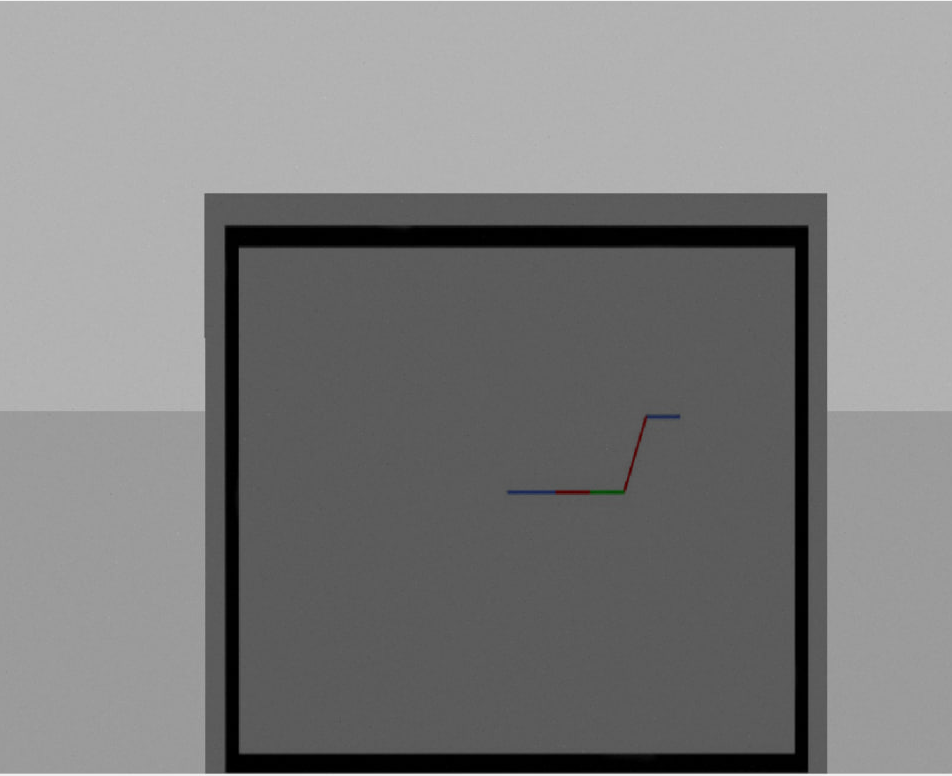
#> input picture src/camsub/camsub/trasa.png, 952 x 776 px
$ python -i line.py   (imports and definitions only)
#> lines starting #> are read from the running program, lines starting #| are printed output that depends on the picture; after the words box and inside, x2 and y2 are one past the last pixel; in counts of white or black regions, pixels touching at a corner belong together
#> further down, picture is the input picture: shape (776, 952, 3); mean B, G, R 127.5, 127.5, 127.5
import math
import cv2
import numpy as np


class Line3D:
    def __init__(self, x1=0, y1=0, z=0, x2=0, y2=0, color = None):
        self.x1 = x1
        self.y1 = y1
        self.z = z
        self.x2 = x2
        self.y2 = y2
        self.color = color

    def set_coordinates(self, x1, y1, z, x2, y2):
        self.x1 = x1
        self.y1 = y1
        self.z = z
        self.x2 = x2
        self.y2 = y2

    def get_coordinates(self):
        return (self.x1, self.y1, self.z), (self.x2, self.y2, self.z), self.color

    def calculate_length(self):
        length = math.sqrt((self.x2 - self.x1)**2 + (self.y2 - self.y1)**2)
        return length

    def calculate_world(self, width, height):
        room_width = 4.5
        room_height = 6.3
        x_factor = room_width/width
        y_factor = room_height/height
        # print(x_factor, y_factor)
        self.x1_w = round(self.x1 * x_factor, 2)
        self.x2_w = round(self.x2 * x_factor, 2)
        self.y1_w = round(self.y1 * y_factor, 2)
        self.y2_w = round(self.y2 * y_factor, 2)


def find_close_points(lines, proximity_threshold):
    close_points = {}

    for i, line in enumerate(lines):
        close_points[i] = []
        points1, points2 = line.get_coordinates()

        for j, other_line in enumerate(lines):
            if i != j:
                other_points1, other_points2 = other_line.get_coordinates()
                for point1 in points1:
                    for other_point1 in other_points1:
                        distance = math.sqrt((point1[0] - other_point1[0])**2 + (point1[1] - other_point1[1])**2 + (point1[2] - other_point1[2])**2)
                        if distance < proximity_threshold:
                            close_points[i].append(j)
                            break
                    if close_points[i]:
                        break

                for point2 in points2:
                    for other_point2 in other_points2:
                        distance = math.sqrt((point2[0] - other_point2[0])**2 + (point2[1] - other_point2[1])**2 + (point2[2] - other_point2[2])**2)
                        if distance < proximity_threshold:
                            close_points[i].append(j)
                            break
                    if close_points[i]:
                        break

    return close_points

def find_lines(image):

    image = cv2.GaussianBlur(image,(5,5),cv2.BORDER_DEFAULT)
    height, width = image.shape[:2]
#> height = 776; width = 952

    hsv = cv2.cvtColor(image, cv2.COLOR_BGR2HSV)
#> hsv: shape (776, 952, 3); mean H, S, V 0.3, 0.2, 127.5
    grey = cv2.cvtColor(image, cv2.COLOR_BGR2GRAY)

    lower_red = np.array([0, 50, 50])
    upper_red = np.array([10, 255, 255])

    lower_blue = np.array([100, 40, 40])
    upper_blue = np.array([130, 255, 255])

    lower_green = np.array([40, 40, 40])
    upper_green = np.array([80, 255, 255])

    mask_red = cv2.inRange(hsv, lower_red, upper_red)
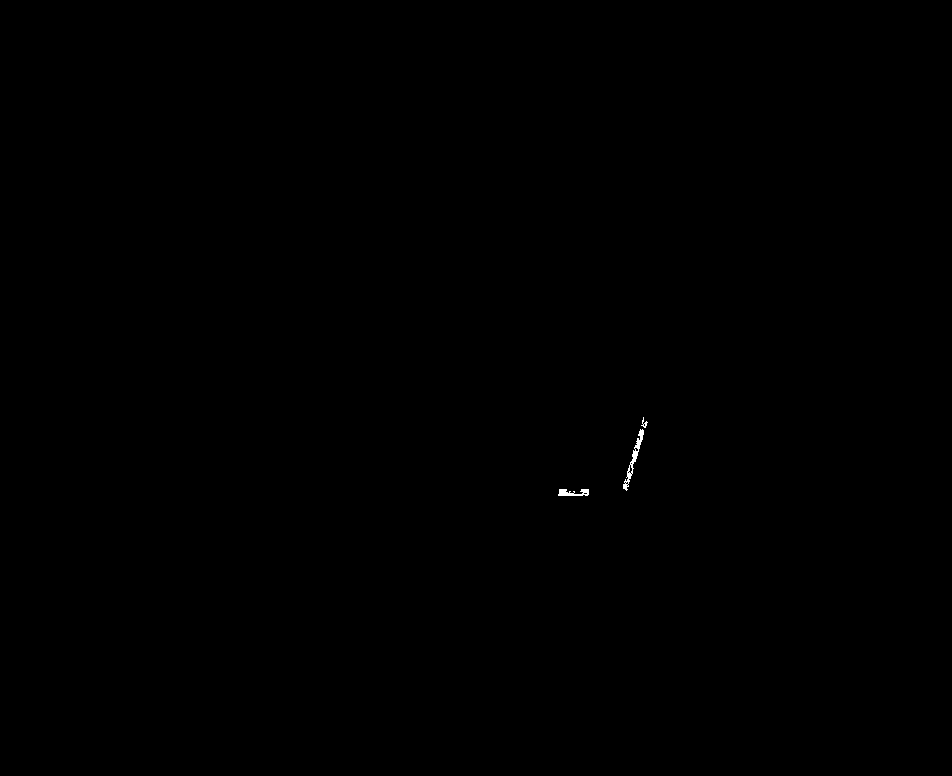
#> mask_red: shape (776, 952); 0.06% white; 3 white regions, box (x1, y1, x2, y2) and area: (623, 429, 644, 491) 260, (558, 489, 589, 496) 147, (641, 417, 648, 428) 29
    mask_blue = cv2.inRange(hsv, lower_blue, upper_blue)
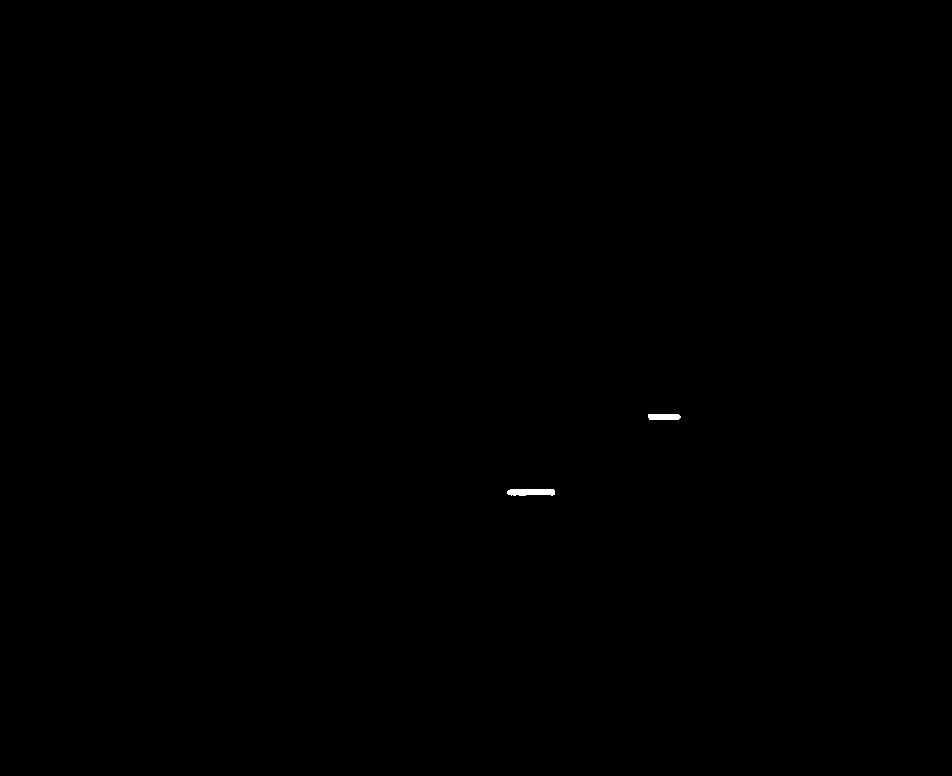
#> mask_blue: shape (776, 952); 0.07% white; 2 white regions, box (x1, y1, x2, y2) and area: (507, 489, 555, 496) 295, (648, 414, 681, 420) 190
    mask_green = cv2.inRange(hsv, lower_green, upper_green)
#> mask_green: shape (776, 952); 0.03% white; 1 white region


    contours_red, _ = cv2.findContours(mask_red, cv2.RETR_EXTERNAL, cv2.CHAIN_APPROX_SIMPLE)
#> contours_red = 3 contours, 1 with area under 20; largest, box (x1, y1, x2, y2) and area: (623, 429, 644, 491) 213, (558, 489, 589, 496) 105
    contours_blue, _ = cv2.findContours(mask_blue, cv2.RETR_EXTERNAL, cv2.CHAIN_APPROX_SIMPLE)
#> contours_blue = 2 contours; box (x1, y1, x2, y2) and area: (507, 489, 555, 496) 244, (648, 414, 681, 420) 154
    contours_green, _ = cv2.findContours(mask_green, cv2.RETR_EXTERNAL, cv2.CHAIN_APPROX_SIMPLE)
#> contours_green = 1 item

    lines = []
    for contour in contours_red:
        if cv2.contourArea(contour) > 60:
            x, y, w, h = cv2.boundingRect(contour)
            line = Line3D(x, y, 1, x+w, y+h, 'red')
            if line.calculate_length() > 60:
                cv2.circle(image, (x,y), 2, (0,0,255), -1)
                cv2.circle(image, (x+w,y+ h), 2, (0,0,255), -1)
                line.calculate_world(width, height)
                lines.append(line)
#> this loop made 3 passes
#> (x, y, w, h) on pass 2: (623, 429, 21, 62)
#> (x, y, w, h) on pass 1: (558, 489, 31, 7)
#> image: shape (776, 952, 3); mean of channels 0, 1, 2 127.4, 127.4, 127.4
#> after the loop, lines = 1 item

    for contour in contours_blue:
        if cv2.contourArea(contour) > 60:
            x, y, w, h = cv2.boundingRect(contour)
            line = Line3D(x, y, 0.5, x+w, y+h, 'blue')
            if line.calculate_length() > 60:
                cv2.circle(image, (x,y), 2, (255,0,0), -1)
                cv2.circle(image, (x+w,y+ h), 2, (255,0,0), -1)
                line.calculate_world(width, height)
                lines.append(line)
#> this loop made 2 passes
#> (x, y, w, h) on passes 1 to 2: (507, 489, 48, 7), (648, 414, 33, 6)

    for contour in contours_green:
        if cv2.contourArea(contour) > 60:
            line = Line3D(x, y, 1.5, x+w, y+h, 'green')
            x, y, w, h = cv2.boundingRect(contour)
            if line.calculate_length() > 60:
                cv2.circle(image, (x,y), 2, (0, 255, 0), -1)
                cv2.circle(image, (x+w,y+ h), 2, (0, 255, 0), -1)
                line.calculate_world(width, height)
                lines.append(line)
#> this loop made 1 pass
#> (x, y) on pass 1: (590, 489)
    return image, lines

>>> import cv2
>>> picture = cv2.imread('trasa.png')
>>> result = find_lines(picture)
